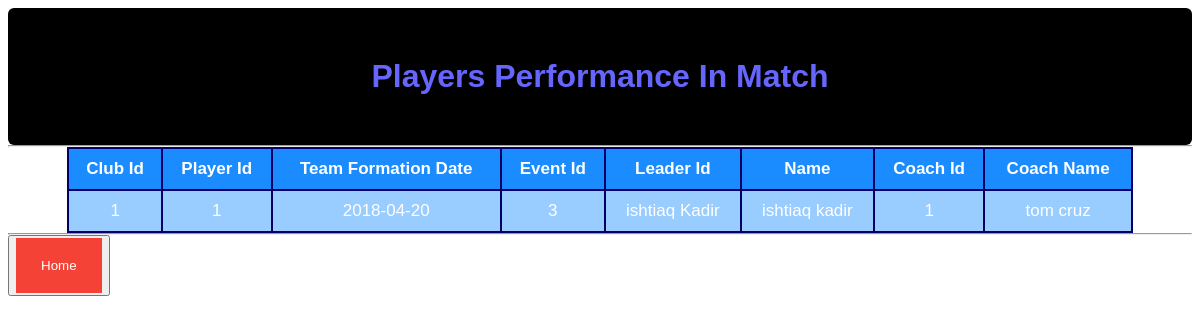
/users/attachment5.php, run on the app's committed database.
### tables this page shows
CREATE TABLE `teaminfo` (
  `club_id` varchar(300) NOT NULL,
  `p_id` varchar(300) NOT NULL,
  `team_formation` date NOT NULL,
  `event_id` varchar(300) NOT NULL,
  `leader_id` varchar(300) NOT NULL,
  `name` varchar(300) NOT NULL,
  `coach_id` varchar(300) NOT NULL,
  `coach_name` varchar(300) NOT NULL
);

### users/attachment5.php (the view, shortened to what this page needs)
<?php
include_once("config.php");
$result = " SELECT 	* from teaminfo LIMIT 15";
$result = mysqli_query($conn,$result);
?>
<!DOCTYPE html>
<html>
<head>
</head>
<body>
	<h1 align= "center">Players Performance In Match</h1>
	<hr>
<div>	<table align = "center" cellpadding="1" border="1">
       <tr>
    <th>Club Id</th>
    <th>Player Id</th>
    <th>Team Formation Date</th>
    <th>Event Id</th>
    <th>Leader Id</th>
    <th>Name</th>
    <th>Coach Id</th>
	<th>Coach Name</th>
  </tr></div>
	<?php
  if(mysqli_num_rows($result) > 0)
                          {
	while($res = mysqli_fetch_array($result)) {
	?>
		<tr>
		<td><?php echo $res['club_id']; ?></td>
		<td><?php echo $res['p_id'];?></td>
        <td><?php echo $res['team_formation'];?></td>
        <td><?php echo $res['event_id']; ?></td>
    		<td><?php echo $res['leader_id'];?></td>
            <td><?php echo $res['name'];?></td>
            <td><?php echo $res['coach_id'];?></td>
            <td><?php echo $res['coach_name'];?></td>
	<?php
		}
  }
		?>
	<hr/>
	<button type="button" class="btn" align="center"><a href="home.html">Home</a></button>
</body>
</html>

### users/attachment5.php (style rules this page uses)
body { font-family: sans-serif; background: url(picture/picture2.jpg); background-repeat: no-repeat; background-size: cover; background-position: center center; background-attachment: fixed; }
table,th,td { border: 2px solid black; border-collapse: collapse; opacity: 1.5; }
th,td { padding: 10px; text-align: center; border-color: #000066; color: white; }
tr:nth-child(even) { background-color: #99ccff; }
tr:nth-child(odd) { background-color: #1a8cff; }
table { width: 90%; }
a:link, a:visited { background-color: #f44336; color: white; padding: 20px 25px; text-align: center; text-decoration: none; display: inline-block; }
h1 { color: #6666ff; font-family: sans-serif; background-color:#000000; padding: 50px 30px; page-break-inside: auto; border-radius: 6px; margin: 0px 0px; }
div { font-size: 17px; }
hr { margin: 0px 0px; }

### data on the page
teaminfo: club_id "1", p "1", team_formation "2018-04-20", event "3", leader "ishtiaq Kadir", name "ishtiaq kadir", coach "1", coach_name "tom cruz"
